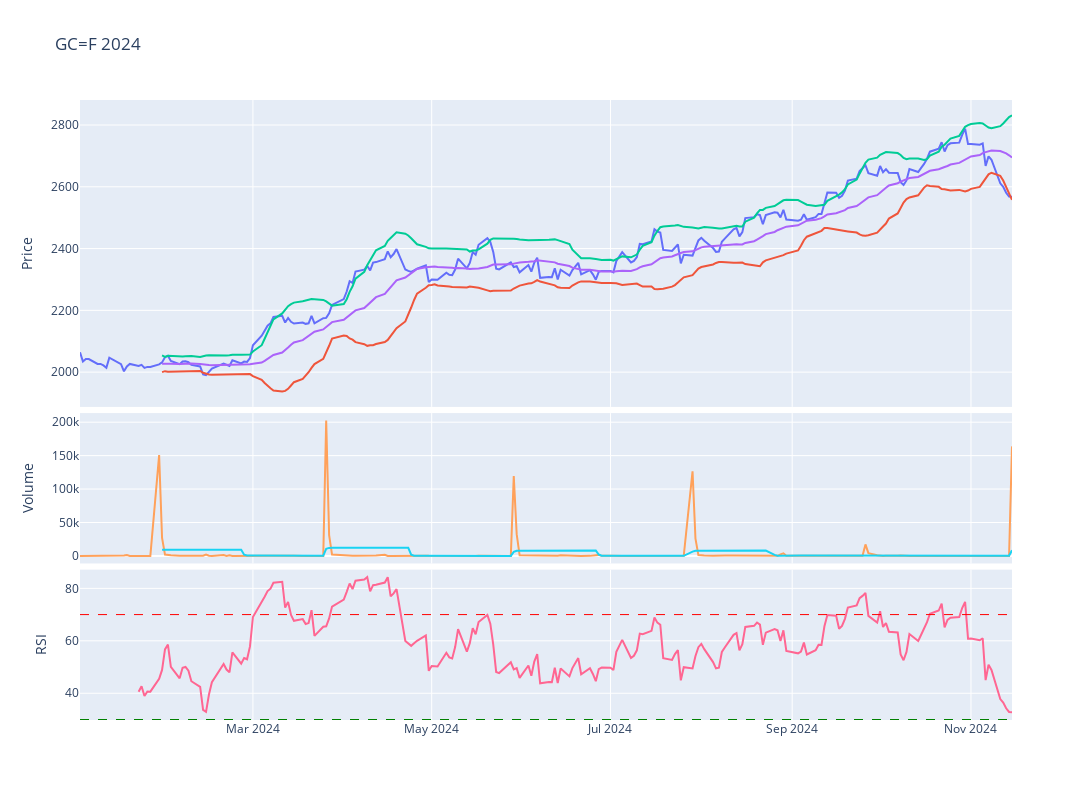

Notebook code for this chart:
### Code cell
# Plot the adjusted close price
fig = make_subplots(rows=4, cols=1,shared_xaxes=True,vertical_spacing=0.01,specs=[[{'rowspan':2,'colspan':1}],[None],[{'rowspan':1,'colspan':1}],[{'rowspan':1,'colspan':1}]])

# Graph (1,1)
fig.add_trace(go.Scatter(x=stock_ticker['Adj Close'].loc[year].index,y=stock_ticker['Adj Close'].loc[year],mode="lines",name=f'{ticker}'),row=1,col=1)
fig.add_trace(go.Scatter(x=stock_ticker['BB_Lower'].loc[year].index,y=stock_ticker['BB_Lower'].loc[year],mode="lines",name='BB_Lower'),row=1,col=1)
fig.add_trace(go.Scatter(x=stock_ticker['BB_Upper'].loc[year].index,y=stock_ticker['BB_Upper'].loc[year],mode="lines",name='BB_Upper'),row=1,col=1)
fig.add_trace(go.Scatter(x=stock_ticker['MMA20'].loc[year].index,y=stock_ticker['MMA20'].loc[year],mode="lines",name='MMA20'),row=1,col=1)
# Update xaxis properties
fig.update_yaxes(title_text="Price", row=1, col=1)

# Graph (3,1)
fig.add_trace(go.Scatter(x=stock_ticker['Volume'].loc[year].index,y=stock_ticker['Volume'].loc[year],mode="lines",name='Volume'),row=3, col=1)
fig.add_trace(go.Scatter(x=stock_ticker['Volume'].loc[year].index,y=stock_ticker['Volume'].loc[year].rolling(20).mean(),mode="lines",name='MMA20'),row=3,col=1)
fig.update_yaxes(title_text="Volume", row=3, col=1)

# Graph (4,1)
fig.add_trace(go.Scatter(x=stock_ticker['RSI'].loc[year].index,y=stock_ticker['RSI'].loc[year],mode="lines",name='RSI'),row=4, col=1)
fig.add_hline(y=30, line_width=1, line_dash="dash", line_color="green",row=4,col=1)
fig.add_hline(y=70, line_width=1, line_dash="dash", line_color="red",row=4,col=1)
fig.update_yaxes(title_text="RSI", row=4, col=1)

fig.update_layout(height=800, width=1300,showlegend=False,title=f"{ticker} {year}")

fig.show()

### Figure 1 — Plotly figure (JSON) as saved in the notebook; plotly's stock layout.template omitted (floating-point values rounded to 4 significant figures; data arrays with more than 128 entries replaced by an {"elided": "..."} marker saying what was removed)
{"data": [{"mode": "lines", "name": "GC=F", "type": "scatter", "x": {"elided": "222 str values"}, "xaxis": "x", "y": {"elided": "222 float values"}, "yaxis": "y"}, {"mode": "lines", "name": "BB_Lower", "type": "scatter", "x": {"elided": "222 str values"}, "xaxis": "x", "y": {"elided": "222 float values"}, "yaxis": "y"}, {"mode": "lines", "name": "BB_Upper", "type": "scatter", "x": {"elided": "222 str values"}, "xaxis": "x", "y": {"elided": "222 float values"}, "yaxis": "y"}, {"mode": "lines", "name": "MMA20", "type": "scatter", "x": {"elided": "222 str values"}, "xaxis": "x", "y": {"elided": "222 float values"}, "yaxis": "y"}, {"mode": "lines", "name": "Volume", "type": "scatter", "x": {"elided": "222 str values"}, "xaxis": "x2", "y": {"elided": "222 int values"}, "yaxis": "y2"}, {"mode": "lines", "name": "MMA20", "type": "scatter", "x": {"elided": "222 str values"}, "xaxis": "x2", "y": {"elided": "222 float values"}, "yaxis": "y2"}, {"mode": "lines", "name": "RSI", "type": "scatter", "x": {"elided": "222 str values"}, "xaxis": "x3", "y": {"elided": "222 float values"}, "yaxis": "y3"}], "layout": {"height": 800, "shapes": [{"line": {"color": "green", "dash": "dash", "width": 1}, "type": "line", "x0": 0, "x1": 1, "xref": "x3 domain", "y0": 30, "y1": 30, "yref": "y3"}, {"line": {"color": "red", "dash": "dash", "width": 1}, "type": "line", "x0": 0, "x1": 1, "xref": "x3 domain", "y0": 70, "y1": 70, "yref": "y3"}], "showlegend": false, "title": {"text": "GC=F 2024"}, "width": 1300, "xaxis": {"anchor": "y", "domain": [0, 1], "matches": "x3", "showticklabels": false}, "xaxis2": {"anchor": "y2", "domain": [0, 1], "matches": "x3", "showticklabels": false}, "xaxis3": {"anchor": "y3", "domain": [0, 1]}, "yaxis": {"anchor": "x", "domain": [0.505, 1], "title": {"text": "Price"}}, "yaxis2": {"anchor": "x2", "domain": [0.2525, 0.495], "title": {"text": "Volume"}}, "yaxis3": {"anchor": "x3", "domain": [0, 0.2425], "title": {"text": "RSI"}}}}
